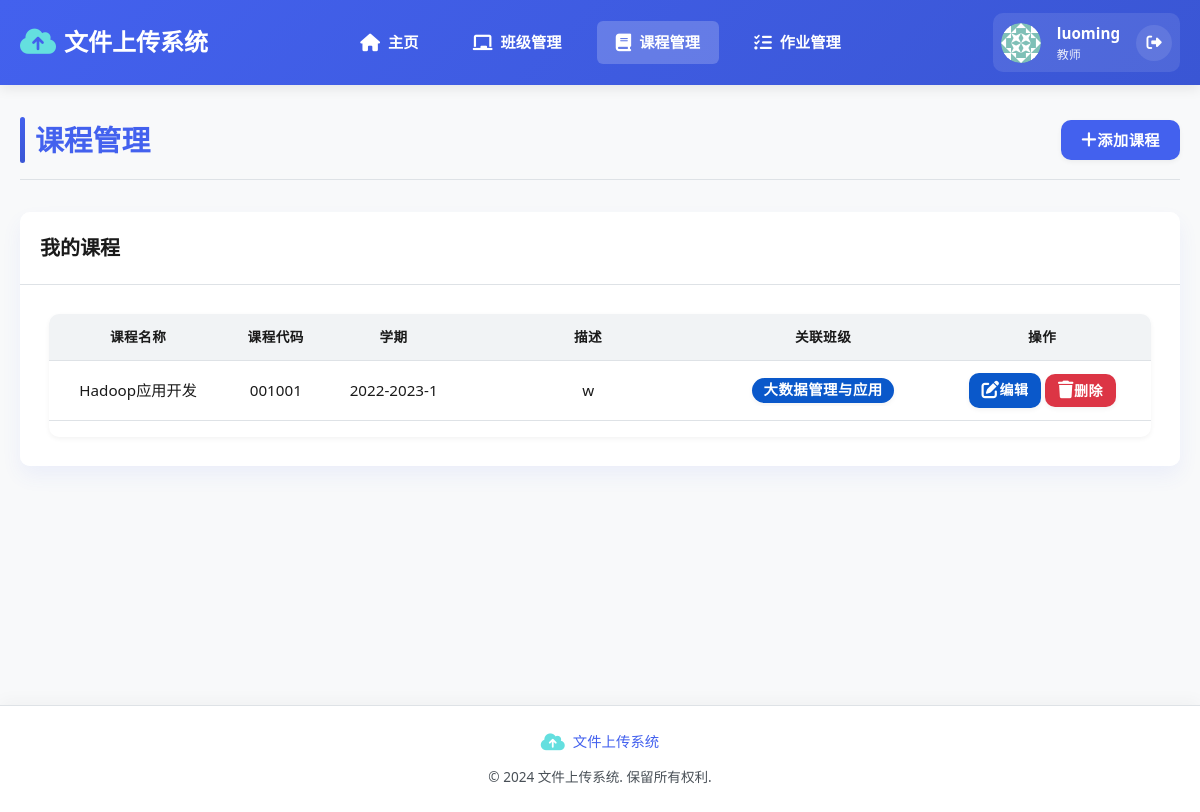
The page /courses (signed in) on the database its author committed.
### app/models/models.py (models this page shows)
class User(Base):
    __tablename__ = "users"
    id = Column(Integer, primary_key=True, index=True)
    username = Column(String, unique=True, index=True)
    hashed_password = Column(String)
    role = Column(String)  # admin, teacher, student
    created_at = Column(DateTime, default=datetime.datetime.now)
    avatar = Column(String, nullable=True)  # 用户头像路径
    organization = Column(String, nullable=True)  # 工作/学习单位
    id_number = Column(String, nullable=True)  # 学号/工号
    phone = Column(String, nullable=True)  # 手机号
    email = Column(String, nullable=True)  # 邮箱
    classes = relationship("Class", secondary=class_student_association, back_populates="students")
    teacher_classes = relationship("Class", back_populates="teacher")
    assignments = relationship("Assignment", back_populates="teacher")
    submissions = relationship("Submission", back_populates="student")

class Course(Base):
    __tablename__ = "courses"
    id = Column(Integer, primary_key=True, index=True)
    name = Column(String, index=True)
    code = Column(String, index=True)
    description = Column(String, nullable=True)
    semester = Column(String)
    teacher_id = Column(Integer, ForeignKey("users.id"))
    created_at = Column(DateTime, default=datetime.datetime.now)
    classes = relationship("Class", secondary=course_class_association, back_populates="courses")
    assignments = relationship("Assignment", back_populates="course")

class Class(Base):
    __tablename__ = "classes"
    id = Column(Integer, primary_key=True, index=True)
    name = Column(String, index=True)
    description = Column(String, nullable=True)
    teacher_id = Column(Integer, ForeignKey("users.id"))
    created_at = Column(DateTime, default=datetime.datetime.now)
    teacher = relationship("User", back_populates="teacher_classes", foreign_keys=[teacher_id])
    students = relationship("User", secondary=class_student_association, back_populates="classes")
    courses = relationship("Course", secondary=course_class_association, back_populates="classes")
    assignments = relationship("Assignment", back_populates="class_obj")

### app/routers/courses.py (the view)
@router.get("/courses", response_class=HTMLResponse, name="courses")
async def list_courses(
    request: Request,
    current_user: User = Depends(teacher_required),
    db: Session = Depends(get_db)
):
    if current_user.role == "admin":
        courses = db.query(Course).all()
    else:
        courses = db.query(Course).filter(Course.teacher_id == current_user.id).all()
    return templates.TemplateResponse(
        "courses.html",
        {"request": request, "user": current_user, "courses": courses}
    )

### templates/courses.html (shortened to what this page needs)
{% extends "layout.html" %}
{% block content %}
<div class="page-header">
    <h1>课程管理</h1>
    <a href="{{ url_for('create_course') }}" class="btn btn-primary"><i class="fas fa-plus"></i> 添加课程</a>
</div>
<div class="card">
    <div class="card-header">
        <h2>我的课程</h2>
    </div>
    <div class="card-body">
        {% if courses %}
        <div class="table-responsive">
            <table class="table">
                <thead>
                    <tr>
                        <th>课程名称</th>
                        <th>课程代码</th>
                        <th>学期</th>
                        <th>描述</th>
                        <th>关联班级</th>
                        <th>操作</th>
                    </tr>
                </thead>
                <tbody>
                    {% for course in courses %}
                    <tr>
                        <td>{{ course.name }}</td>
                        <td>{{ course.code }}</td>
                        <td>{{ course.semester }}</td>
                        <td class="description-cell" data-description="{{ course.description or '无' }}" style="max-width: 250px; width: 250px;">{{ course.description or '无' }}</td>
                        <td>
                            {% if course.classes %}
                                <div style="max-height: 80px; overflow-y: auto;">
                                    {% for class in course.classes %}
                                        <span class="badge badge-info">{{ class.name }}</span>
                                    {% endfor %}
                                </div>
                            {% else %}
                                <span class="badge badge-danger text-white">无关联班级</span>
                            {% endif %}
                        </td>
                        <td>
                            <div class="btn-group">
                                <a href="{{ url_for('view_course', course_id=course.id) }}" class="btn btn-sm btn-info">
                                    <i class="fas fa-edit"></i> 编辑
                                </a>
                                <button onclick="confirmDelete('course', {{ course.id }}, '{{ course.name }}')" class="btn btn-sm btn-danger">
                                    <i class="fas fa-trash"></i> 删除
                                </button>
                            </div>
                        </td>
                    </tr>
                    {% endfor %}
                </tbody>
            </table>
        </div>
        {% else %}
        <div class="alert alert-info">
            您还没有创建任何课程。点击"添加课程"按钮创建您的第一个课程。
        </div>
        {% endif %}
    </div>
</div>
{% endblock %}

### templates/layout.html (shortened to what this page needs)
<!DOCTYPE html>
<html lang="zh-CN">
<head>
    <link rel="stylesheet" href="https://cdnjs.cloudflare.com/ajax/libs/font-awesome/6.4.0/css/all.min.css">
    <link rel="stylesheet" href="{{ url_for('static', path='/css/style.css') }}">
</head>
<body>
    <header>
        <div class="container">
            <div class="navbar">
                <a href="/dashboard" class="logo">
                    <i class="fas fa-cloud-upload-alt"></i>
                    <span>文件上传系统</span>
                </a>
                <nav class="nav-links-container">
                    <ul class="nav-links">
                        <li><a href="{{ url_for('dashboard') }}" class="{{ 'active' if request.url.path == '/dashboard' }}"><i class="fas fa-home"></i> 主页</a></li>
                        {% if user.role == 'teacher' or user.role == 'admin' %}
                        <li><a href="{{ url_for('classes') }}" class="{{ 'active' if request.url.path == '/classes' }}"><i class="fas fa-chalkboard"></i> 班级管理</a></li>
                        <li><a href="{{ url_for('courses') }}" class="{{ 'active' if request.url.path == '/courses' }}"><i class="fas fa-book"></i> 课程管理</a></li>
                        <li><a href="{{ url_for('assignments') }}" class="{{ 'active' if request.url.path == '/assignments' }}"><i class="fas fa-tasks"></i> 作业管理</a></li>
                        {% endif %}
                    </ul>
                </nav>
                <div class="user-info">
                    <div class="user-avatar dropdown" id="userAvatarDropdown">
                        <img src="{{ url_for('static', path=user.avatar if user.avatar else '/images/avatar.png') }}" alt="用户头像" class="avatar-toggle" id="avatarToggle">
                    </div>
                    <div class="user-details">
                        <span class="user-name">{{ user.username }}</span>
                        <span class="user-role">{{ user.role|replace('admin', '管理员')|replace('teacher', '教师')|replace('student', '学生') }}</span>
                    </div>
                    <a href="{{ url_for('logout') }}" class="logout-btn"><i class="fas fa-sign-out-alt"></i></a>
                </div>
            </div>
        </div>
    </header>
    <div class="main-content">
        <div class="container">
            <div class="content-wrapper">
                {% block content %}{% endblock %}
            </div>
        </div>
    </div>
    <footer>
        <div class="container">
            <div class="footer-content">
                <div class="footer-logo">
                    <i class="fas fa-cloud-upload-alt"></i>
                    <span>文件上传系统</span>
                </div>
                <p class="copyright">&copy; 2024 文件上传系统. 保留所有权利.</p>
            </div>
        </div>
    </footer>
</body>
</html>

### templates/courses.html (style rules this page uses)
.badge-info { background-color: #0a58ca; color: white; font-size: 0.9rem; font-weight: 600; padding: 0.35em 0.8em; border-radius: 50rem; margin: 0.2rem; }

### rows shown on the page
User: username "luoming", role "教师"
Course: name "Hadoop应用开发", code "001001", semester "2022-2023-1", description "w"
Class: name "大数据管理与应用"
